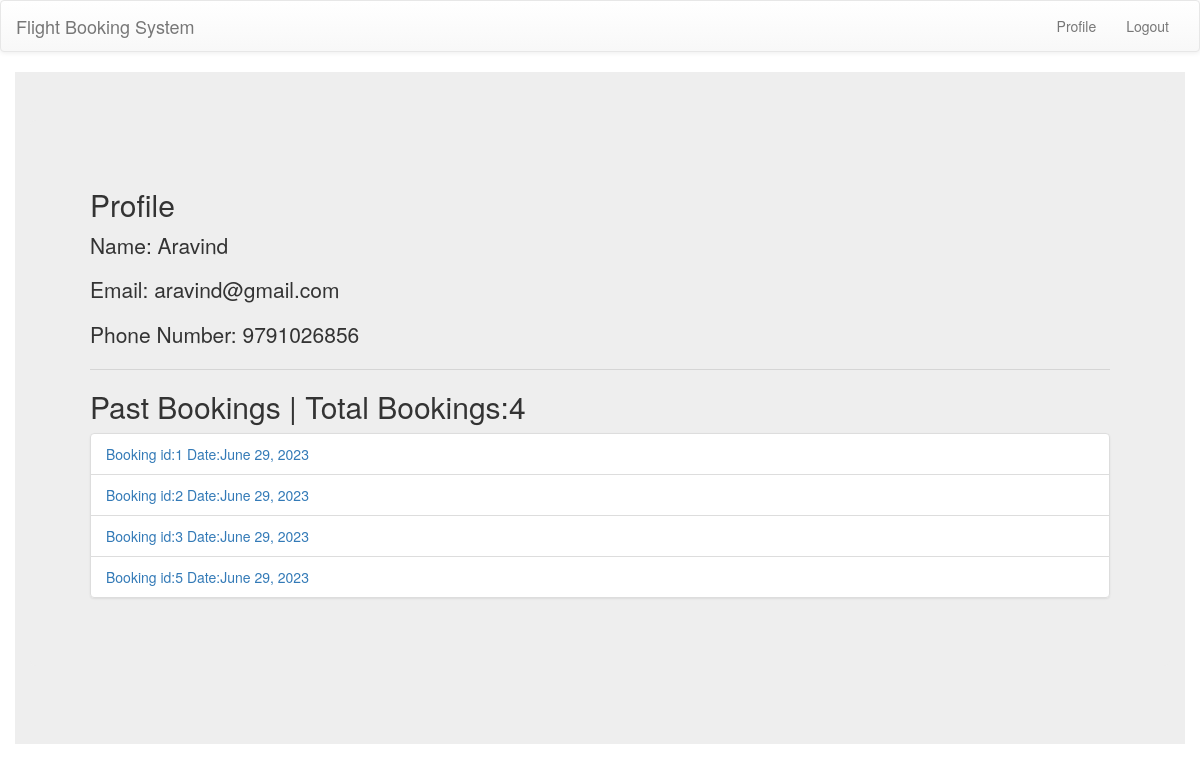
Before: /profile (signed in) with the older database file.
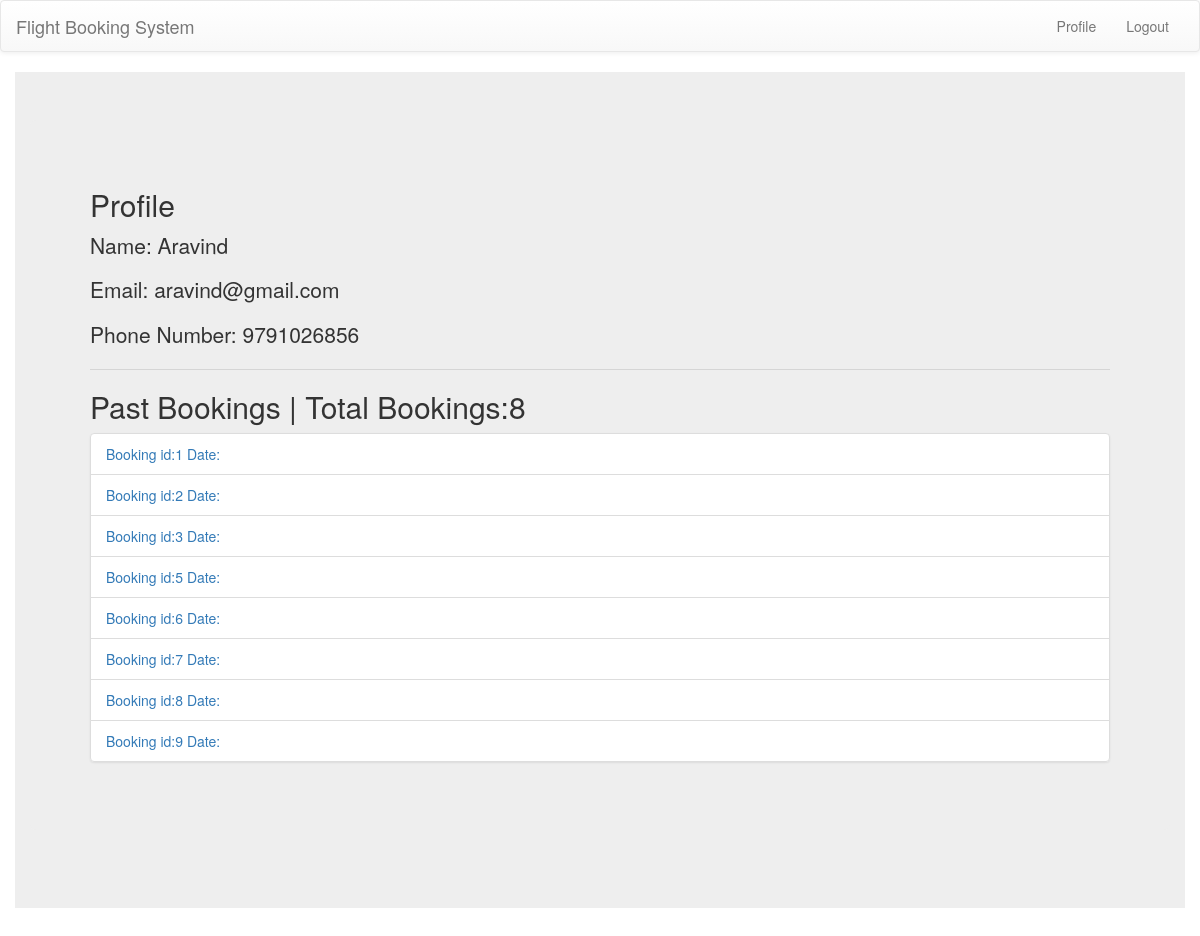
After: the same page with the newer database file.
### user/models.py (models this page shows, shortened)
class User(AbstractUser):
    username=None
    name=models.CharField(max_length=30)
    email=models.EmailField(unique=True)
    phone_number=models.CharField(max_length=10)
    USERNAME_FIELD='email'
    REQUIRED_FIELDS=[]
    objects=UserManager()

class Bookings(models.Model):
    user_id=models.ForeignKey(User,on_delete=models.SET_NULL,blank=True,null=True)
    travel=models.ForeignKey(Travel,on_delete=models.SET_NULL,blank=True,null=True)
    passengers_count=models.PositiveIntegerField(default=1)
    passengers_names=models.ManyToManyField(Passengers)

class Travel(models.Model):
    flight_id=models.ForeignKey(Flight,on_delete=models.CASCADE)
    remain=models.PositiveIntegerField(default=60)
    date=models.DateField(null=True,blank=True)
    status=models.CharField(max_length=10,default="active")

### user/views.py (the view)
# urls.py: path("profile",user_profile,name="profile"),
@login_required(login_url="/login")
def user_profile(request):
    user=request.user
    booking=Bookings.objects.filter(user_id=user)
    total_booking=len(booking)
    print(total_booking)
    data={
        "name":user.name,
        "email":user.email,
        "phone_number":user.phone_number,
        "bookings":booking,
        "total_booking":total_booking
    }
    return render(request,"profile.html",context=data)

### templates/profile.html
{% extends 'home.html' %}
{% block main %}
<div class="jumbotron container">
    <div class="jumbotron">
        <h2 class="display-4">Profile</h2>
        <p class="lead">Name: {{name}}</p>
        <p class="lead">Email: {{email}}</p>
        <p class="lead">Phone Number: {{phone_number}}</p>
        <hr class="my-4">
        <h2>Past Bookings | Total Bookings:{{total_booking}}</h2>
      <ul class="list-group">
        {% for booking in bookings %}
        <li class="list-group-item"><a href="{% url 'booking-detail' booking.id %}">Booking id:{{ booking.id}} Date:{{ booking.travel.date }}</a>
            </li>
        {% endfor %}
      </ul>
      </div>
  </div>
{% endblock main %}

### templates/home.html (shortened to what this page needs)
<!DOCTYPE html>
<html>
    <head>
        <link rel="stylesheet" href="https://cdn.jsdelivr.net/npm/bootstrap@3.3.7/dist/css/bootstrap.min.css">
        <link rel="stylesheet" href="https://cdn.jsdelivr.net/npm/bootstrap@3.3.7/dist/css/bootstrap-theme.min.css">
    </head>
    <body>
        <nav class="navbar navbar-default">
            <div class="container-fluid">
              <div class="navbar-header">
                <a class="navbar-brand" href="/">Flight Booking System</a>
              </div>
              <div class="collapse navbar-collapse" id="bs-example-navbar-collapse-1">
                <ul class="nav navbar-nav navbar-right">
                {% if user.is_authenticated %}
                  <li><a href="/profile"> Profile </a></li>
                  <li><a href="/logout"> Logout </a></li>
                {% else %}
                    <li><a href="/login"> Login </a></li>
                    <li><a href="/signup"> Signup </a></li>
                {% endif %}
                </ul>
              </div>
            </div>
          </nav>
          {% block main %}{% endblock main %}
    </body>
</html>

Changed rows visible on the page:
changed Bookings id 1: travel "June 29, 2023" → (not shown)
changed Bookings id 2: travel "June 29, 2023" → (not shown)
changed Bookings id 3: travel "June 29, 2023" → (not shown)
changed Bookings id 5: travel "June 29, 2023" → (not shown)
added Bookings: id "6"
added Bookings: id "7"
added Bookings: id "8"
added Bookings: id "9"
Other visible differences:
{{ total_booking }}: "4" → "8"
